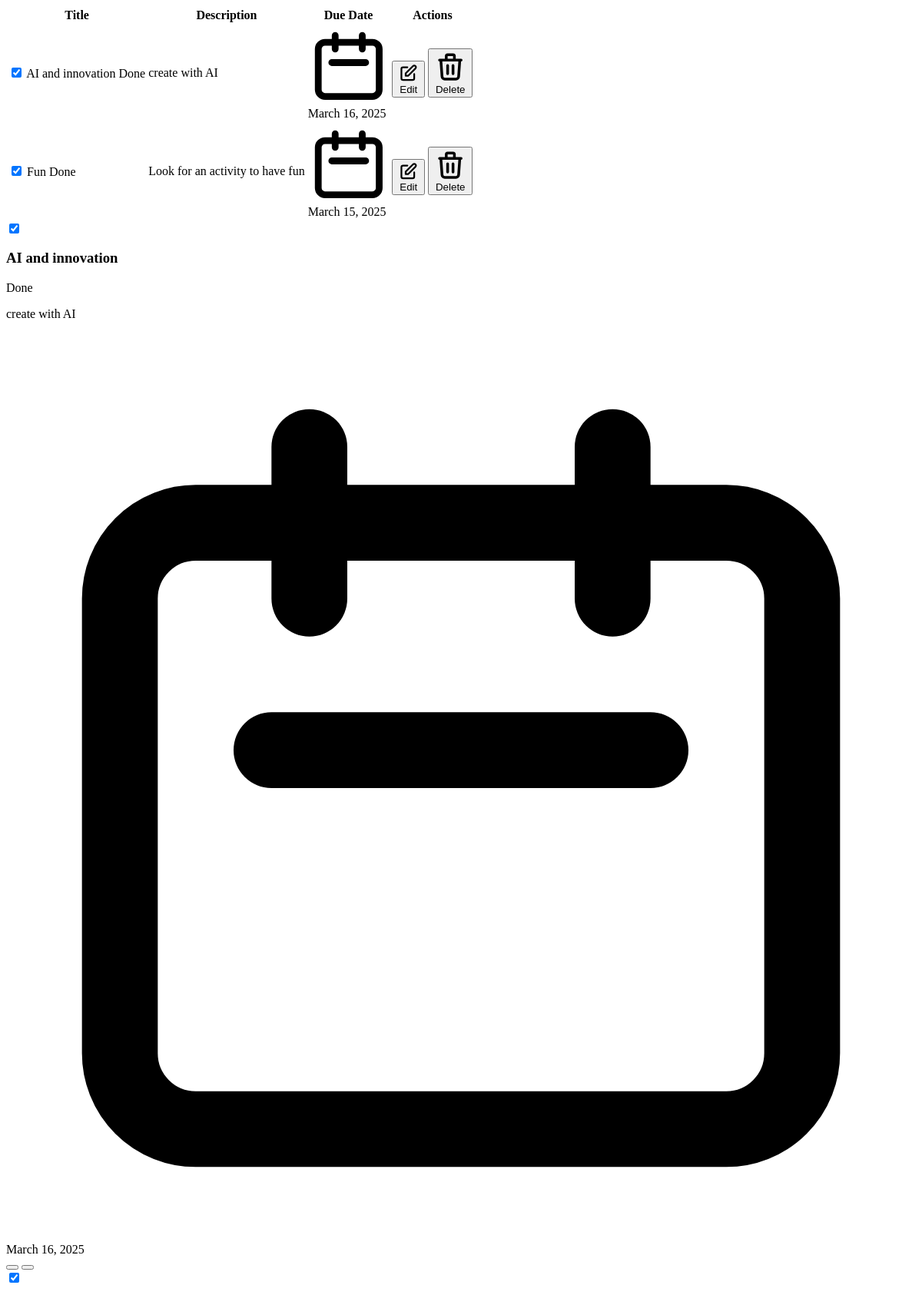
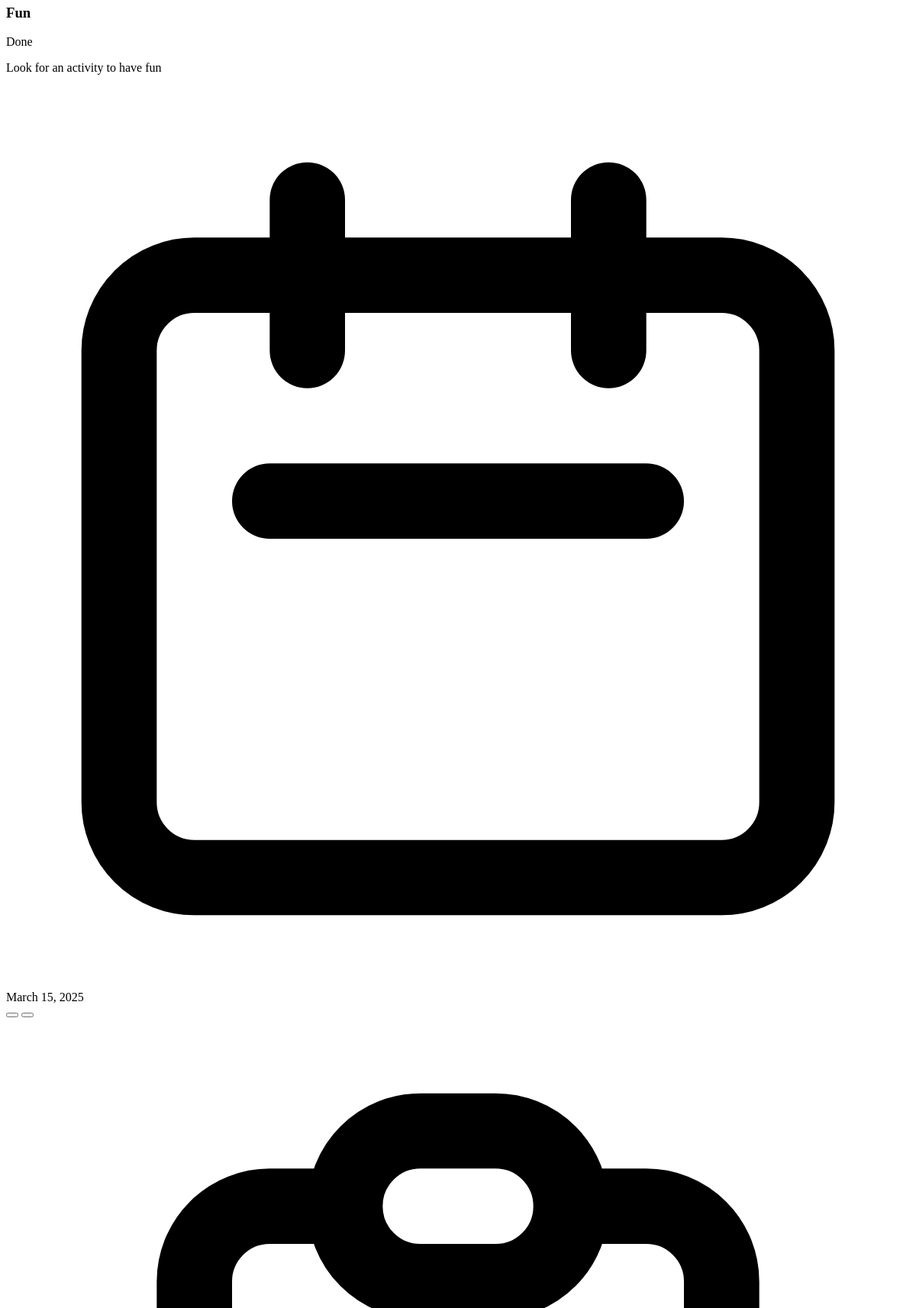
The page /search_task/ (signed in, upper part) on the database its author committed (2 pictures, top to bottom).
### tasks/models.py (models this page shows, shortened)
class Task(models.Model):
    title = models.CharField(max_length=200,unique=True)
    description = models.TextField(blank=True)
    created_at = models.DateTimeField(auto_now_add=True)
    due_date = models.DateTimeField(null=True, blank=True)
    completed = models.BooleanField(default=False)
    user = models.ForeignKey(User, on_delete=models.CASCADE, related_name='tasks')
    class Meta:
        unique_together = ('user','title')

### tasks/views.py (the view)
# urls.py: path('search_task/', views.search_task, name='search_task'),
@login_required
def search_task(request):
    import time
    time.sleep(2)
    query = request.GET.get('search', '')
    tasks = request.user.tasks.filter(title__icontains=query)
    completed_count = tasks.filter(completed=True).count()
    pending_count = tasks.filter(completed=False).count()
    context = {
        'tasks': tasks,
        'completed_count': completed_count,
        'pending_count': pending_count
    }
    response = render(request, 'tasks/partials/task-list.html', context)
    stats_html = render(request, 'tasks/partials/stats.html', context).content.decode('utf-8')
    response_content = response.content.decode('utf-8')
    oob_stats = f'<div id="task-stats" hx-swap-oob="true">{stats_html}</div>'
    combined_content = response_content + oob_stats
    response.content = combined_content.encode('utf-8')
    return response

### tasks/templates/tasks/partials/task-list.html (shortened to what this page needs)
<div id="task-list" class="fade-in">
    {% if tasks %}
        <div class="overflow-x-auto table-responsive rounded-lg shadow-md">
            <table class="table table-zebra w-full">
                <thead>
                    <tr class="bg-base-300">
                        <th class="rounded-tl-lg">Title</th>
                        <th class="hidden md:table-cell">Description</th>
                        <th class="hidden sm:table-cell">Due Date</th>
                        <th class="rounded-tr-lg">Actions</th>
                    </tr>
                </thead>
                <tbody id="task-table-body">
                    {% for task in tasks %}
                        {% include 'tasks/partials/task-row.html' %}
                    {% endfor %}
                </tbody>
            </table>
        </div>
        <div class="md:hidden mt-4 space-y-4">
            {% for task in tasks %}
                <div class="card bg-base-100 shadow-md hover:shadow-lg transition-all duration-300 task-card" data-task-id="{{ task.id }}">
                    <div class="card-body p-4">
                        <div class="flex items-center justify-between">
                            <div class="flex items-center gap-2">
                                <input type="checkbox" class="checkbox"
                                    {% if task.completed %}checked{% endif %}
                                    hx-post="{% url 'tasks:toggle_complete' task.id %}"
                                    hx-target="#task-list"
                                    hx-swap="innerHTML">
                                <h3 class="card-title text-base {% if task.completed %}line-through text-gray-500{% endif %}">{{ task.title }}</h3>
                            </div>
                            <div class="badge badge-outline badge-sm {% if task.completed %}badge-success{% endif %}">
                                {% if task.completed %}Done{% else %}Pending{% endif %}
                            </div>
                        </div>
                        <p class="text-sm mt-2 {% if task.completed %}line-through text-gray-500{% endif %}">{{ task.description }}</p>
                        <div class="flex justify-between items-center mt-3">
                            <span class="text-xs font-medium {% if task.completed %}line-through text-gray-500{% endif %}">
                                <svg xmlns="http://www.w3.org/2000/svg" class="h-3 w-3 inline mr-1" fill="none" viewBox="0 0 24 24" stroke="currentColor">
                                    <path stroke-linecap="round" stroke-linejoin="round" stroke-width="2" d="M8 7V3m8 4V3m-9 8h10M5 21h14a2 2 0 002-2V7a2 2 0 00-2-2H5a2 2 0 00-2 2v12a2 2 0 002 2z" />
                                </svg>
                                {{ task.due_date|date:"F d, Y" }}
                            </span>
                            <div class="card-actions justify-end">
                                <button class="btn btn-primary btn-xs"
                                    hx-get="{% url 'tasks:update_task' task.id %}"
                                    hx-target="#edit-task-modal-container">
                                </button>
                                <button class="btn btn-error btn-xs"
                                    hx-delete="{% url 'tasks:delete_task' task.id %}"
                                    hx-target="#task-list"
                                    hx-swap="outerHTML"
                                    hx-confirm="Are you sure you want to delete this task?">
                                </button>
                            </div>
                        </div>
                    </div>
                </div>
            {% endfor %}
        </div>
    {% endif %}
</div>

### tasks/templates/tasks/partials/task-row.html
<tr data-task-id="{{ task.id }}" class="hover:bg-base-200">
    <td>
        <div class="flex items-center gap-2">
            <input type="checkbox" class="checkbox checkbox-primary"
                {% if task.completed %}checked{% endif %}
                hx-post="{% url 'tasks:toggle_complete' task.id %}"
                hx-target="#task-list"
                hx-swap="innerHTML">
            <span class="font-medium {% if task.completed %}line-through text-gray-500{% endif %}">{{ task.title }}</span>
            {% if task.completed %}
            <span class="badge badge-success badge-sm ml-1">Done</span>
            {% endif %}
        </div>
    </td>
    <td class="{% if task.completed %}line-through text-gray-500{% endif %} hidden md:table-cell">
        <div class="truncate max-w-xs">
            {{ task.description|default:"No description" }}
        </div>
    </td>
    <td class="{% if task.completed %}line-through text-gray-500{% endif %} hidden sm:table-cell">
        <div class="flex items-center">
            <svg xmlns="http://www.w3.org/2000/svg" class="h-4 w-4 mr-1 text-primary" fill="none" viewBox="0 0 24 24" stroke="currentColor">
                <path stroke-linecap="round" stroke-linejoin="round" stroke-width="2" d="M8 7V3m8 4V3m-9 8h10M5 21h14a2 2 0 002-2V7a2 2 0 00-2-2H5a2 2 0 00-2 2v12a2 2 0 002 2z" />
            </svg>
            {{ task.due_date|date:"F d, Y" }}
        </div>
    </td>
    <td>
        <div class="flex gap-2 justify-end">
            <button class="btn btn-primary btn-sm"
                hx-get="{% url 'tasks:update_task' task.id %}"
                hx-target="#edit-task-modal-container">
                <svg xmlns="http://www.w3.org/2000/svg" class="h-4 w-4" fill="none" viewBox="0 0 24 24" stroke="currentColor">
                    <path stroke-linecap="round" stroke-linejoin="round" stroke-width="2" d="M11 5H6a2 2 0 00-2 2v11a2 2 0 002 2h11a2 2 0 002-2v-5m-1.414-9.414a2 2 0 112.828 2.828L11.828 15H9v-2.828l8.586-8.586z" />
                </svg>
                <span class="hidden sm:inline ml-1">Edit</span>
            </button>
            <button class="btn btn-error btn-sm"
                hx-delete="{% url 'tasks:delete_task' task.id %}"
                hx-target="#task-list"
                hx-swap="innerHTML"
                hx-confirm="Are you sure you want to delete this task?">
                <svg xmlns="http://www.w3.org/2000/svg" class="h-4 w-4" fill="none" viewBox="0 0 24 24" stroke="currentColor">
                    <path stroke-linecap="round" stroke-linejoin="round" stroke-width="2" d="M19 7l-.867 12.142A2 2 0 0116.138 21H7.862a2 2 0 01-1.995-1.858L5 7m5 4v6m4-6v6m1-10V4a1 1 0 00-1-1h-4a1 1 0 00-1 1v3M4 7h16" />
                </svg>
                <span class="hidden sm:inline ml-1">Delete</span>
            </button>
        </div>
    </td>
</tr>

### tasks/templates/tasks/partials/stats.html (shortened to what this page needs)
<div class="stats shadow mb-6 stats-vertical lg:stats-horizontal w-full" id="task-stats">
    <div class="stat">
        <div class="stat-figure text-primary">
            <svg xmlns="http://www.w3.org/2000/svg" class="h-8 w-8" fill="none" viewBox="0 0 24 24" stroke="currentColor">
                <path stroke-linecap="round" stroke-linejoin="round" stroke-width="2" d="M9 5H7a2 2 0 00-2 2v12a2 2 0 002 2h10a2 2 0 002-2V7a2 2 0 00-2-2h-2M9 5a2 2 0 002 2h2a2 2 0 002-2M9 5a2 2 0 012-2h2a2 2 0 012 2" />
            </svg>
        </div>
    </div>
</div>

### tasks/templates/tasks/partials/task-list.html (style rules this page uses)
.fade-in { animation: fadeIn 0.3s ease-out forwards; }
.task-card { animation: fadeIn 0.3s ease-out forwards; animation-delay: calc(var(--animation-order, 0) * 0.1s); }
@media (min-width: 768px) { .table tbody tr { transition: all 0.2s ease; } }

### rows shown on the page
Task: completed "☑", title "AI and innovation", shows "Done", description "create with AI", due_date "March 16, 2025"
Task: completed "☑", title "Fun", shows "Done", description "Look for an activity to have fun", due_date "March 15, 2025"
